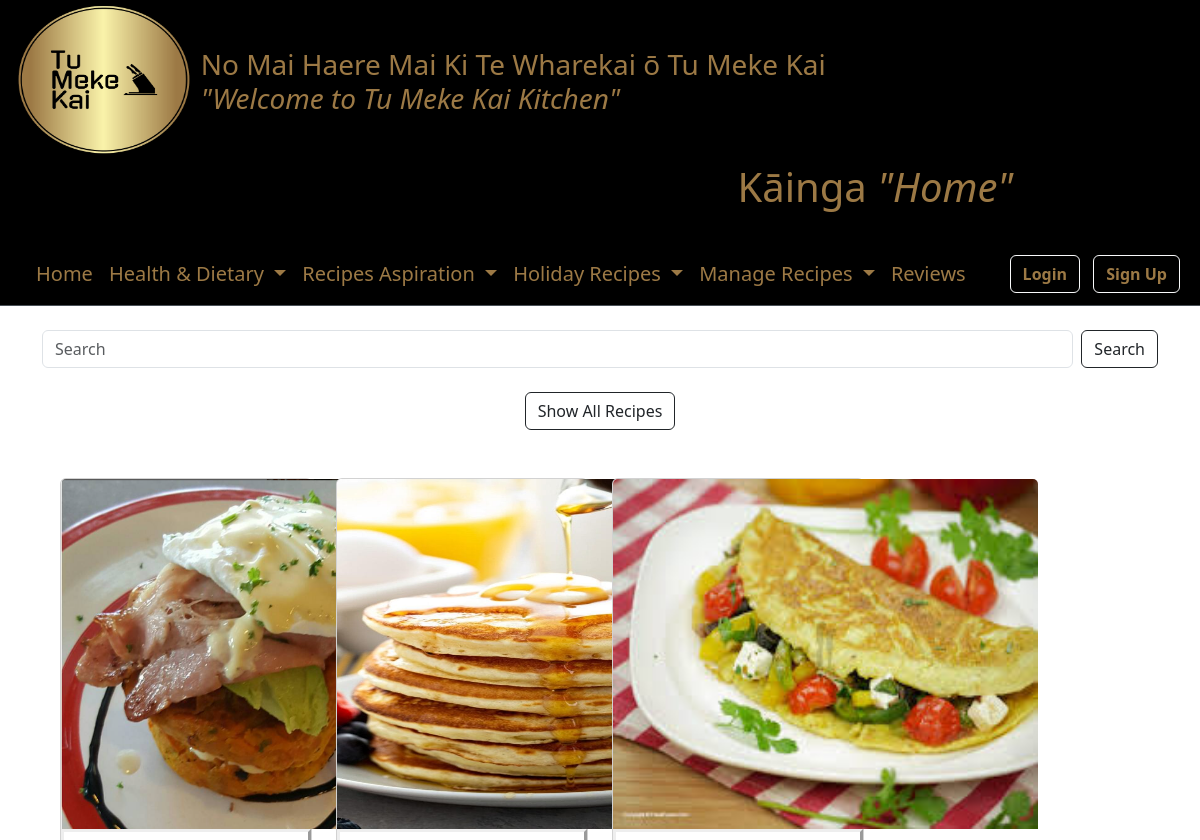
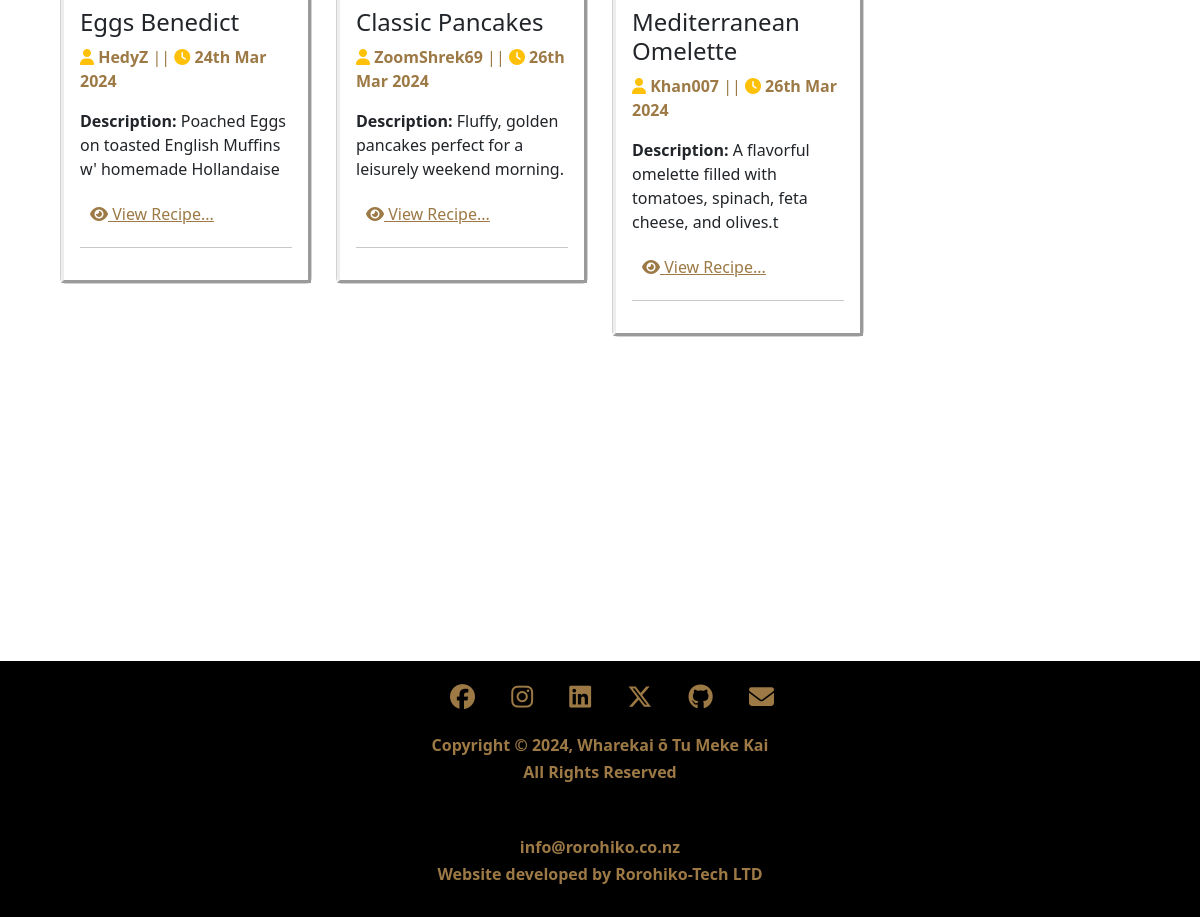
The page /recipes/breakfast/ on the database its author committed (2 pictures, top to bottom).
### MyRecipes/models.py (models this page shows, shortened)
class Recipe(models.Model):
    CATEGORY_CHOICES = [
        ('breakfast', 'Breakfast'),
        ('lunch', 'Lunch'),
        ('dinner', 'Dinner'),
        ('dessert', 'Dessert'),
        ('drinks', 'Drinks'),
        ('platter', 'Platter'),
        ('other', 'Other'),
        ('holiday_specials', 'Holiday Specials'),
        ('healthy_choices', 'Healthy Choices'),
        ('healthy', 'Healthy'),
        ('budget_friendly', 'Budget-friendly'),
        ('comfort_food', 'Comfort Food'),
        ('international_cuisine', 'International Cuisine'),
        ('baking', 'Baking'),
        ('grilling_and_bbq', 'Grilling & BBQ'),
        ('vegetarian_vegan', 'Vegetarian/Vegan'),
        ('vegetarian', 'Vegetarian'),
        ('gluten_free', 'Gluten-Free'),
        ('dairy_free', 'Dairy-Free'),
        ('low_carb', 'Low Carb'),
        ('high_protein', 'High Protein'),
        ('keto', 'Keto'),
        ('paleo', 'Paleo'),
        ('whole30', 'Whole30'),
        ('mediterranean', 'Mediterranean'),
        ('asian_inspired', 'Asian-Inspired'),
        ('mexican', 'Mexican'),
        ('italian', 'Italian'),
        ('middle_eastern', 'Middle Eastern'),
        ('new_years', 'New Years'),
        ('mothers_day', 'Mothers Day'),
    ]
    SUBCATEGORY_CHOICES = [
        ('vegetarian', 'Vegetarian'),
        ('vegan', 'Vegan'),
        ('gluten_free', 'Gluten free'),
        ('low_carb', 'Low Carb'),
        ('high_protein', 'High Protein'),
        ('keto', 'Keto'),
        ('other', 'Other'),
        ('paleo', 'Paleo-Friendly'),
        ('whole30', 'Whole30-Compliant'),
        ('mediterranean', 'Mediterranean Diet'),
        ('weight_loss', 'Weight Loss'),
        ('heart_healthy', 'Heart-Healthy'),
        ('diabetes_friendly', 'Diabetes-Friendly'),
        ('nut_free', 'Nut-Free'),
        ('soy_free', 'Soy-Free'),
        ('nutrient_dense', 'Nutrient-Dense'),
        ('light_and_fresh', 'Light & Fresh'),
        ('family_friendly', 'Family-Friendly'),
        ('kid_friendly', 'Kid-Friendly'),
        ('party_appetizers', 'Party Appetizers'),
        ('seasonal_produce', 'Seasonal Produce'),
        ('one_pot_meals', 'One-Pot Meals'),
        ('meal_prep', 'Meal Prep'),
        ('slow_cooker', 'Slow Cooker/Crockpot'),
        ('instant_pot', 'Instant Pot/Pressure Cooker'),
        ('raw_foods', 'Raw Foods'),
        ('superfoods', 'Superfoods'),
        ('detoxifying', 'Detoxifying'),
        ('immune_boosting', 'Immune-Boosting'),
        ('energy_packed', 'Energy-Packed'),
    ]
    title = models.CharField(max_length = 100)
    description = models.TextField()
    author = models.ForeignKey(User, on_delete = models.CASCADE) # is user deleted -- delete recipxes user put up --> FK = 1 (user) - N(recipes)
    category = models.CharField(max_length = 25, choices = CATEGORY_CHOICES, default = "other")
    subcategory = models.CharField(max_length = 25, choices = SUBCATEGORY_CHOICES, default = "other")
    created_at = models.DateTimeField(auto_now_add = True)
    updated_at = models.DateTimeField(auto_now = True)
    tags = models.ManyToManyField(Tag)
    image = models.ImageField(upload_to='Images/', blank=True)
    ingredients = models.TextField(blank=True, null=True)
    instructions = models.TextField(blank=True, null=True)

### MyRecipes/views.py (the view)
# urls.py: path('recipes/breakfast/', views.breakfast_recipes, name='breakfast_recipes'),
def breakfast_recipes(request):
    recipes = Recipe.objects.filter(category='breakfast')
    return render(request, 'MyRecipes/recipe_list.html', {'recipes': recipes})

### MyRecipes/templates/MyRecipes/recipe_list.html (shortened to what this page needs)
{% extends 'MyRecipes/base.html' %}
{% load static %}
{% block content %}
<div class="container">
    <div class="row mb-4">
        <div class="col-md-12">
            <form class="d-flex justify-content-center">
                <input class="form-control me-2" type="search" placeholder="Search" aria-label="Search" name="search">
                <button class="btn btn-outline-dark prettybtn" type="submit">Search</button>
            </form>
        </div>
    </div>
    <div class="row">
        <div class="col-md-12 mb-4 text-center">
            <a href="{% url 'recipe_all' %}" class="btn btn-outline-dark mb-4 prettybtn">Show All Recipes</a>
        </div>
    </div>
</div>
<div class="container-fluid">
    <div class="row row-cols-3 g-4 px-5">
        {% for recipe in recipes %}
        <div class="col-md-3">
            <div class="card mb-4">
                <img src="{% static '/' %}{{ recipe.image }}" class="card-img-top images-69" alt="{{ recipe.title }}">
                <div class="card-body" style="border-style: outset;">
                    <h4 class="card-title">{{ recipe.title }}</h4>
                    <p class="card-text " style="color: #9c7945;"><i class="fas fa-user text-warning"></i>&nbsp;<strong>{{ recipe.author }}</strong> || <i class="fas fa-clock text-warning"></i>&nbsp;<strong>{{ recipe.updated_at|date:"jS M Y" }}</strong></p>
                    <p class="card-text" ><strong>Description:</strong> {{ recipe.description }}</p>
                    <div class="d-flex justify-content-between align-items-center">
                        <a class="prettybtn x1" href="{% url 'recipes-detail' recipe.pk %}" style="color: #9c7945;"><i class="fas fa-eye"></i> View Recipe...</a>
                    </div>
                    <hr>
                </div>
            </div>
        </div>
        {% endfor %}
    </div>
</div>
{% endblock content %}

### MyRecipes/templates/MyRecipes/recipe_list.html (style rules this page uses)
body { background-image: url(""); background-attachment: fixed; background-position: center; background-repeat: no-repeat; background-size: 100% 100%; }
.card { margin-bottom: 20px; }
.x1 { padding: 5px 10px; }
.images-69 { height: 350px; width: 425px; }

### rows shown on the page
Recipe: image (picture), title "Eggs Benedict", author "HedyZ", updated_at "24th Mar 2024", description "Poached Eggs on toasted English Muffins w' homemade Hollandaise"
Recipe: image (picture), title "Classic Pancakes", author "ZoomShrek69", updated_at "26th Mar 2024", description "Fluffy, golden pancakes perfect for a leisurely weekend morning."
Recipe: image (picture), title "Mediterranean Omelette", author "Khan007", updated_at "26th Mar 2024", description "A flavorful omelette filled with tomatoes, spinach, feta cheese, and olives.t"
